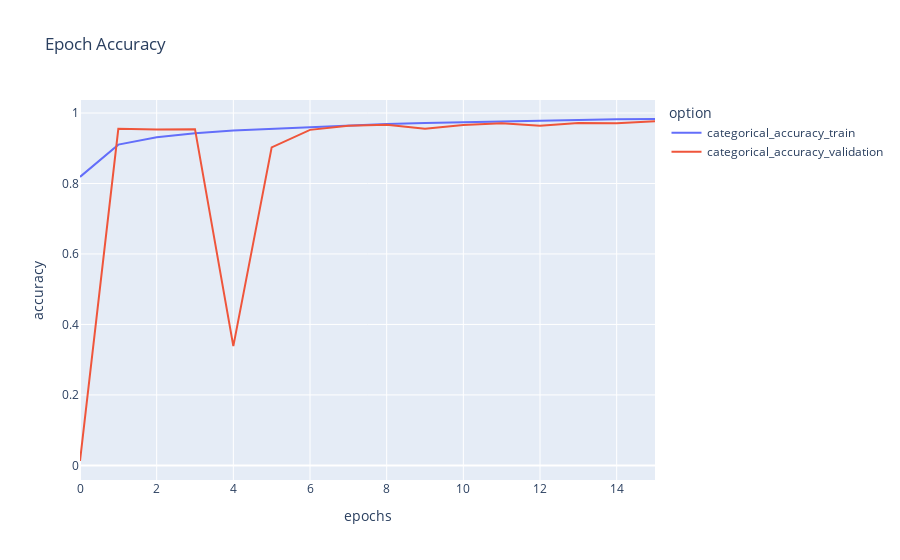

Here is the notebook cell this chart was saved with:
### Code cell
metrics_df = plot_graph("accuracy")
metrics_df.plot(title="Epoch Accuracy", labels=dict(index="epochs", value="accuracy", variable="option"))

### Figure 1 — Plotly figure (JSON) as saved in the notebook; plotly's stock layout.template omitted (floating-point values rounded to 4 significant figures)
{"data": [{"hovertemplate": "option=categorical_accuracy_train<br>epochs=%{x}<br>accuracy=%{y}<extra></extra>", "legendgroup": "categorical_accuracy_train", "line": {"color": "#636efa", "dash": "solid"}, "mode": "lines", "name": "categorical_accuracy_train", "orientation": "v", "showlegend": true, "type": "scatter", "x": [0, 1, 2, 3, 4, 5, 6, 7, 8, 9, 10, 11, 12, 13, 14, 15], "xaxis": "x", "y": [0.8188, 0.9103, 0.9309, 0.9424, 0.9502, 0.9548, 0.9613, 0.9652, 0.9689, 0.9718, 0.9742, 0.9768, 0.9786, 0.9806, 0.9821, 0.983], "yaxis": "y"}, {"hovertemplate": "option=categorical_accuracy_validation<br>epochs=%{x}<br>accuracy=%{y}<extra></extra>", "legendgroup": "categorical_accuracy_validation", "line": {"color": "#EF553B", "dash": "solid"}, "mode": "lines", "name": "categorical_accuracy_validation", "orientation": "v", "showlegend": true, "type": "scatter", "x": [0, 1, 2, 3, 4, 5, 6, 7, 8, 9, 10, 11, 12, 13, 14, 15], "xaxis": "x", "y": [0.01243, 0.9551, 0.9529, 0.9542, 0.3386, 0.9024, 0.9522, 0.9638, 0.9667, 0.9551, 0.9662, 0.9712, 0.9636, 0.972, 0.971, 0.9769], "yaxis": "y"}], "layout": {"legend": {"title": {"text": "option"}, "tracegroupgap": 0}, "title": {"text": "Epoch Accuracy"}, "xaxis": {"anchor": "y", "domain": [0, 1], "title": {"text": "epochs"}}, "yaxis": {"anchor": "x", "domain": [0, 1], "title": {"text": "accuracy"}}}}
